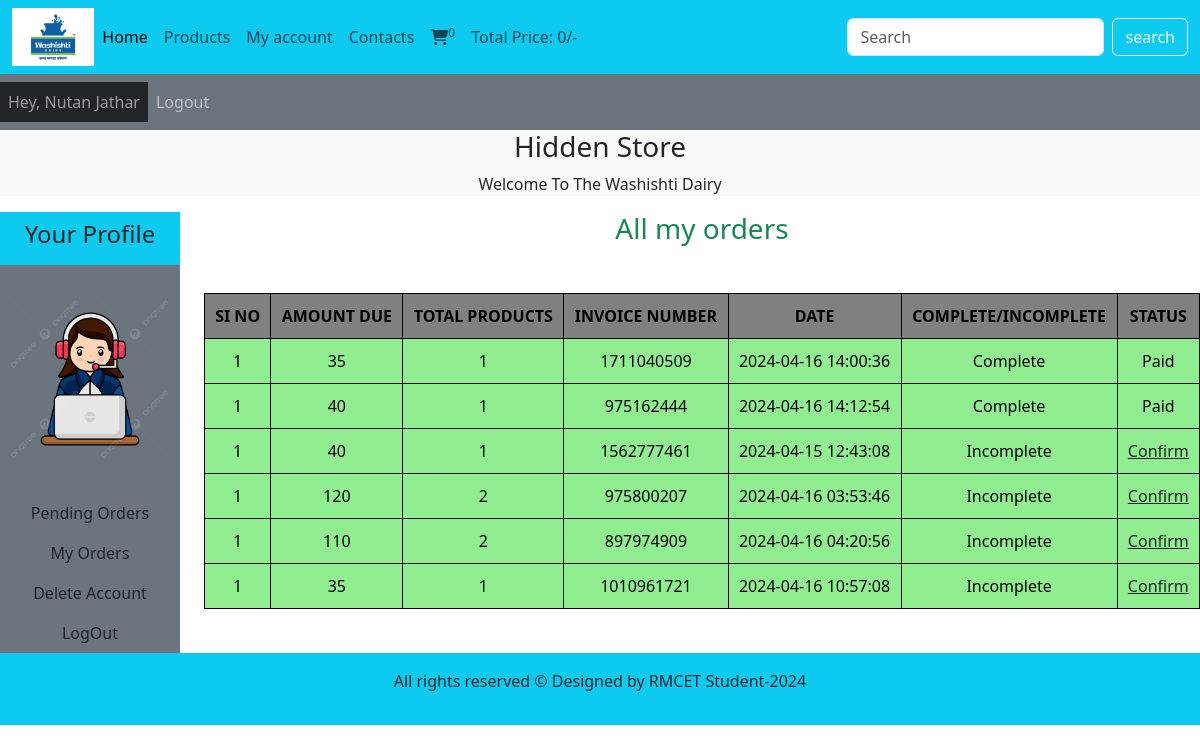
Screenshot of /users_area/profile.php?my_orders (signed in) with the database file from the repository.
### tables this page shows
CREATE TABLE `user_table` (
  `user_id` int(11) NOT NULL,
  `user_name` varchar(100) NOT NULL,
  `user_email` varchar(100) NOT NULL,
  `user_password` varchar(255) NOT NULL,
  `user_image` varchar(255) NOT NULL,
  `user_ip` varchar(100) NOT NULL,
  `user_address` varchar(255) NOT NULL,
  `user_mobile` varchar(20) NOT NULL
);

CREATE TABLE `user_orders` (
  `order_id` int(11) NOT NULL,
  `user_id` int(11) NOT NULL,
  `amount_due` int(255) NOT NULL,
  `invoice_number` int(255) NOT NULL,
  `total_products` int(255) NOT NULL,
  `order_date` timestamp NOT NULL DEFAULT current_timestamp() ON UPDATE current_timestamp(),
  `order_status` varchar(255) NOT NULL
);

### users_area/user_area/user_images/user_orders.php (the view, shortened to what this page needs)
<!DOCTYPE html>
<html lang="en">
<head>
</head>
<body>
<?php
$username=$_SESSION['user_name'];
$get_user = "Select * from `user_table` where user_name='$username'";
$result=mysqli_query($con,$get_user);
$row_fetch=mysqli_fetch_assoc($result);
$user_id=$row_fetch['user_id'];
?>
    <h3 class="text-success text-center ">All my orders</h3>
    <table class="table table-bordered mt-5 text-center ">
        <thead class = "head">
<tr>
<th>SI NO</th>
<th>AMOUNT DUE</th>
<th>TOTAL PRODUCTS</th>
<th>INVOICE NUMBER</th>
<th>DATE</th>
<th>COMPLETE/INCOMPLETE</th>
<th>STATUS</th>
</tr>
</thead>
<tbody >
<?php
$get_order="Select * from `user_orders` where user_id=$user_id";
$result_order=mysqli_query($con,$get_order);
while($row_orders=mysqli_fetch_assoc($result_order)){
    $order_id=$row_orders['order_id'];
    $amount_due=$row_orders['amount_due'];
    $total_products=$row_orders['total_products'];
    $invoice_number=$row_orders['invoice_number'];
    $order_status=$row_orders['order_status'];
    $order_date=$row_orders['order_date'];
    if($order_status=='pending'){
        $order_status="Incomplete";
    }else{
        $order_status='Complete';
    }
    $number=1;
    echo" <tr>
    <td>$number</td>
    <td> $amount_due</td>
    <td> $total_products</td>
    <td>$invoice_number</td>
    <td>  $order_date</td>
    <td> $order_status</td>";
    ?>
    <?php
    if($order_status=='Complete'){
        echo "<td>Paid</td>";
    }else{
        echo "<td><a href='confirm_payment.php? order_id=$order_id' class='text-dark'>Confirm </a></td>
        </tr>";
    }
}
?>
    </table>
</body>
</html>

### users_area/profile.php (shortened to what this page needs)
<?php
include('../admin_area/functions/common_function.php');
?>
<!DOCTYPE html>
<html lang="en">
<head>
    <link href="https://cdn.jsdelivr.net/npm/bootstrap@5.3.3/dist/css/bootstrap.min.css" rel="stylesheet"
>
      <link rel="stylesheet" href="https://cdnjs.cloudflare.com/ajax/libs/font-awesome/6.5.1/css/all.min.css"
 />
       <link rel = "stylesheet" href = "../style.css">
</head>
<body>
    <div class="container-fluid p-0" >
        <nav class="navbar navbar-expand-lg navbar-light bg-info">
  <div class="container-fluid">
   <img src = "../images/logo.webp"alt = "" class = "logo">
    <div class="collapse navbar-collapse" id="navbarSupportedContent">
      <ul class="navbar-nav me-auto mb-2 mb-lg-0">
        <li class="nav-item">
          <a class="nav-link active" aria-current="page" href="../index.php">Home</a>
        </li>
        <li class="nav-item">
          <a class="nav-link" href="../display_all.php">Products</a>
        </li>
        <li class="nav-item">
          <a class="nav-link" href="profile.php">My account</a>
        </li>
        <li class="nav-item">
          <a class="nav-link" href="#">Contacts</a>
        </li>
        <li class="nav-item">
          <a class="nav-link" href="../cart.php"><i class="fa-solid fa-cart-shopping"></i><sup><?php  cart_item();?> </sup></a>
        </li>
        <li class="nav-item">
          <a class="nav-link" href="#">Total Price: <?php total_cart_price() ;?>/-</a>
        </li>
      </ul>
      <form class="d-flex" action = "../search_product.php" method = "get">
        <input class="form-control me-2" type="search" placeholder="Search" aria-label="Search" name = "Search_data">
<input type="submit" Value="search" class = "btn btn-outline-light" name = "search_data_product">
      </form>
    </div>
  </div>
</nav>
    <nav class="navbar navbar-expand-lg navbar-dark bg-secondary">
            <ul class="navbar-nav me-auto">
                <li class="nav-item bg-dark">
                    <?php if(!isset($_SESSION['user_name'])) : ?>
                        <a class="nav-link" href="#">Welcome Guest</a>
                    <?php else: ?>
                        <a class="nav-link" href="#">Hey, <?php echo $_SESSION['user_name']; ?></a>
                    <?php endif; ?>
                </li>
                <li class="nav-item">
                    <?php if(!isset($_SESSION['user_name'])) : ?>
                        <a class="nav-link" href="./users_area/user_login.php">Login</a>
                    <?php else: ?>
                        <a class="nav-link" href="./users_area/logout.php">Logout</a>
                    <?php endif; ?>
                </li>
    </ul>
</nav>
<div class ="bg-light">
    <h3 class="text-center">Hidden Store</h3>
    <p class="text-center">Welcome To The Washishti Dairy</p>
</div>
<div class="row">
    <div class="col-md-2 ">
<ul class="navbar-nav bg-secondary text-center" >
<li class="nav-item bg-info">
          <a class="nav-link " href="#"><h4>Your Profile</h4></a>
        </li>
        <?php
$username=$_SESSION['user_name'];
$user_image = "SELECT * FROM `user_table` WHERE user_name='$username'";
$user_image=mysqli_query($con,$user_image);
$row_image=mysqli_fetch_array($user_image);
$user_image=$row_image['user_image'];
echo " <li class='nav-item '>
<img src='user_area/user_images/$user_image'class = 'profile_img my-4'alt=''>
</li>";
?>
        <li class="nav-item ">
          <a class="nav-link " href="profile.php">Pending Orders</a>
        </li>
        <li class="nav-item ">
          <a class="nav-link " href="profile.php?my_orders">My Orders</a>
        </li>
        <li class="nav-item ">
          <a class="nav-link " href="profile.php?delete_account">Delete Account</a>
        </li>
        <li class="nav-item ">
          <a class="nav-link " href="logout.php">LogOut</a>
        </li>
</ul>
    </div>
    <div class="col-md-10">
    <?php Get_order_details();
    if(isset($_GET['my_orders'])){
      include('C:\xampp\htdocs\DPMS Website\users_area\user_area\user_images\user_orders.php');
    }
    ?>
    </div>
</div>
<div class = "bg-info p-3 text-center">
    <p>All rights reserved © Designed by RMCET Student-2024 </p>
    </div>
</body>
</html>

### style.css (style rules this page uses)
* { margin:0; padding:0; box-sizing:border-box; }
.logo { width:7%; height: 7%; }
.profile_img { width:100%; height:100%; }

### users_area/profile.php (style rules this page uses)
body { overflow-x:hidden; }
.profile_img { width:100%; height:100%; margin:auto; display:block; object-fit:content; }

### users_area/user_area/user_images/user_orders.php (style rules this page uses)
.table { border-collapse: collapse; width: 100%; background-color: lightblue; }
.table td { border: 1px solid black; padding: 10px; text-align: center; background-color: lightgreen; }
.table th { border: 1px solid black; padding: 10px; text-align: center; background-color: grey; }

### rows the page displays
user_table: user_image (picture)
user_orders: number "1", amount_due "35", total_products "1", invoice_number "1711040509", order_date "2024-04-16 14:00:36", order_status "Complete", shows "Paid"
user_orders: number "1", amount_due "40", total_products "1", invoice_number "975162444", order_date "2024-04-16 14:12:54", order_status "Complete", shows "Paid"
user_orders: number "1", amount_due "40", total_products "1", invoice_number "1562777461", order_date "2024-04-15 12:43:08", order_status "Incomplete"
user_orders: number "1", amount_due "120", total_products "2", invoice_number "975800207", order_date "2024-04-16 03:53:46", order_status "Incomplete"
user_orders: number "1", amount_due "110", total_products "2", invoice_number "897974909", order_date "2024-04-16 04:20:56", order_status "Incomplete"
user_orders: number "1", amount_due "35", total_products "1", invoice_number "1010961721", order_date "2024-04-16 10:57:08", order_status "Incomplete"

### other values shown
$count_cart_items "0"
$total_price "0"
$_SESSION['user_name'] "Nutan Jathar"
